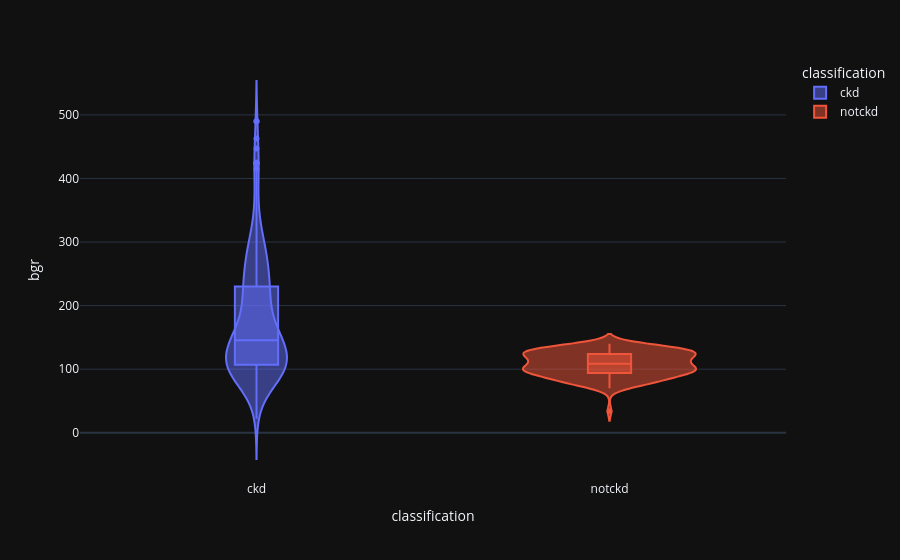

Notebook code cell kept with this figure:
### Code cell
#blood_glucose_random
violin('bgr')

### Figure 1 — Plotly figure (JSON) as saved in the notebook; plotly's stock layout.template omitted (floating-point values rounded to 4 significant figures; data arrays with more than 128 entries replaced by an {"elided": "..."} marker saying what was removed)
{"data": [{"alignmentgroup": "True", "box": {"visible": true}, "hovertemplate": "classification=%{x}<br>bgr=%{y}<extra></extra>", "legendgroup": "ckd", "marker": {"color": "#636efa"}, "name": "ckd", "offsetgroup": "ckd", "orientation": "v", "scalegroup": "True", "showlegend": true, "type": "violin", "x": {"elided": "250 str values"}, "x0": " ", "xaxis": "x", "y": {"elided": "250 int values"}, "y0": " ", "yaxis": "y"}, {"alignmentgroup": "True", "box": {"visible": true}, "hovertemplate": "classification=%{x}<br>bgr=%{y}<extra></extra>", "legendgroup": "notckd", "marker": {"color": "#EF553B"}, "name": "notckd", "offsetgroup": "notckd", "orientation": "v", "scalegroup": "True", "showlegend": true, "type": "violin", "x": {"elided": "150 str values"}, "x0": " ", "xaxis": "x", "y": {"elided": "150 int values"}, "y0": " ", "yaxis": "y"}], "layout": {"autosize": true, "legend": {"title": {"text": "classification"}, "tracegroupgap": 0}, "margin": {"t": 60}, "violinmode": "overlay", "xaxis": {"anchor": "y", "autorange": true, "categoryarray": ["ckd", "notckd"], "categoryorder": "array", "domain": [0, 1], "range": [-0.5, 1.5], "title": {"text": "classification"}, "type": "category"}, "yaxis": {"anchor": "x", "autorange": true, "domain": [0, 1], "range": [-74.35, 586.3], "title": {"text": "bgr"}, "type": "linear"}}}
